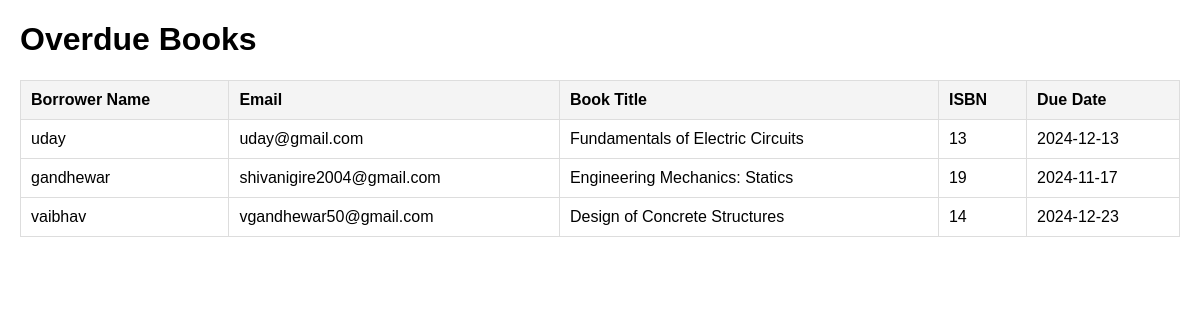
Screenshot of /loanview.php with the database file from the repository.
### tables this page shows
CREATE TABLE `loans` (
  `id` int(11) NOT NULL,
  `borrower_id` int(11) DEFAULT NULL,
  `book_id` int(11) DEFAULT NULL,
  `borrow_date` date NOT NULL,
  `return_date` date DEFAULT NULL,
  `referral_code` varchar(50) DEFAULT NULL,
  `isbn` int(20) DEFAULT NULL,
  `due_date` date DEFAULT NULL
);

CREATE TABLE `borrowers` (
  `id` int(11) NOT NULL,
  `borrower_name` varchar(255) NOT NULL,
  `borrower_email` varchar(255) NOT NULL,
  `password` varchar(255) DEFAULT NULL
);

CREATE TABLE `books` (
  `book_id` int(11) NOT NULL,
  `title` varchar(255) NOT NULL,
  `author` varchar(255) NOT NULL,
  `publishing_year` int(11) DEFAULT NULL,
  `total_copies` int(11) DEFAULT 1,
  `loaned_copies` int(11) DEFAULT 0,
  `available_copies` int(11) GENERATED ALWAYS AS (`total_copies` - `loaned_copies`) STORED,
  `isbn` int(11) NOT NULL
);

### loanview.php (the view, shortened to what this page needs)
<?php
include 'db.php';
$current_date = date('Y-m-d');
$sql = "
    SELECT
        l.borrower_id,
        l.isbn,
        l.due_date,
        b.title,
        br.borrower_name,
        br.borrower_email
    FROM loans l
    INNER JOIN books b ON l.book_id = b.book_id
    INNER JOIN borrowers br ON l.borrower_id = br.id
    WHERE l.due_date < '$current_date'
";
$result = $conn->query($sql);
?>
<!DOCTYPE html>
<html lang="en">
<head>
</head>
<body>
    <h1>Overdue Books</h1>
    <?php if ($result->num_rows > 0): ?>
        <table>
            <thead>
                <tr>
                    <th>Borrower Name</th>
                    <th>Email</th>
                    <th>Book Title</th>
                    <th>ISBN</th>
                    <th>Due Date</th>
                </tr>
            </thead>
            <tbody>
                <?php while ($row = $result->fetch_assoc()): ?>
                    <tr>
                        <td><?php echo htmlspecialchars($row['borrower_name']); ?></td>
                        <td><?php echo htmlspecialchars($row['borrower_email']); ?></td>
                        <td><?php echo htmlspecialchars($row['title']); ?></td>
                        <td><?php echo htmlspecialchars($row['isbn']); ?></td>
                        <td><?php echo htmlspecialchars($row['due_date']); ?></td>
                    </tr>
                <?php endwhile; ?>
            </tbody>
        </table>
    <?php else: ?>
        <p class="no-records">No overdue books found.</p>
    <?php endif; ?>
</body>
</html>

### loanview.php (style rules this page uses)
body { font-family: Arial, sans-serif; margin: 20px; }
table { width: 100%; border-collapse: collapse; }
th, td { padding: 10px; border: 1px solid #ddd; text-align: left; }
th { background-color: #f4f4f4; }

### rows the page displays
loans: borrower.borrower_name "uday", borrower.borrower_email "uday@gmail.com", book.title "Fundamentals of Electric Circuits", isbn "13", due_date "2024-12-13"
loans: borrower.borrower_name "gandhewar", borrower.borrower_email "shivanigire2004@gmail.com", book.title "Engineering Mechanics: Statics", isbn "19", due_date "2024-11-17"
loans: borrower.borrower_name "vaibhav", borrower.borrower_email "vgandhewar50@gmail.com", book.title "Design of Concrete Structures", isbn "14", due_date "2024-12-23"
